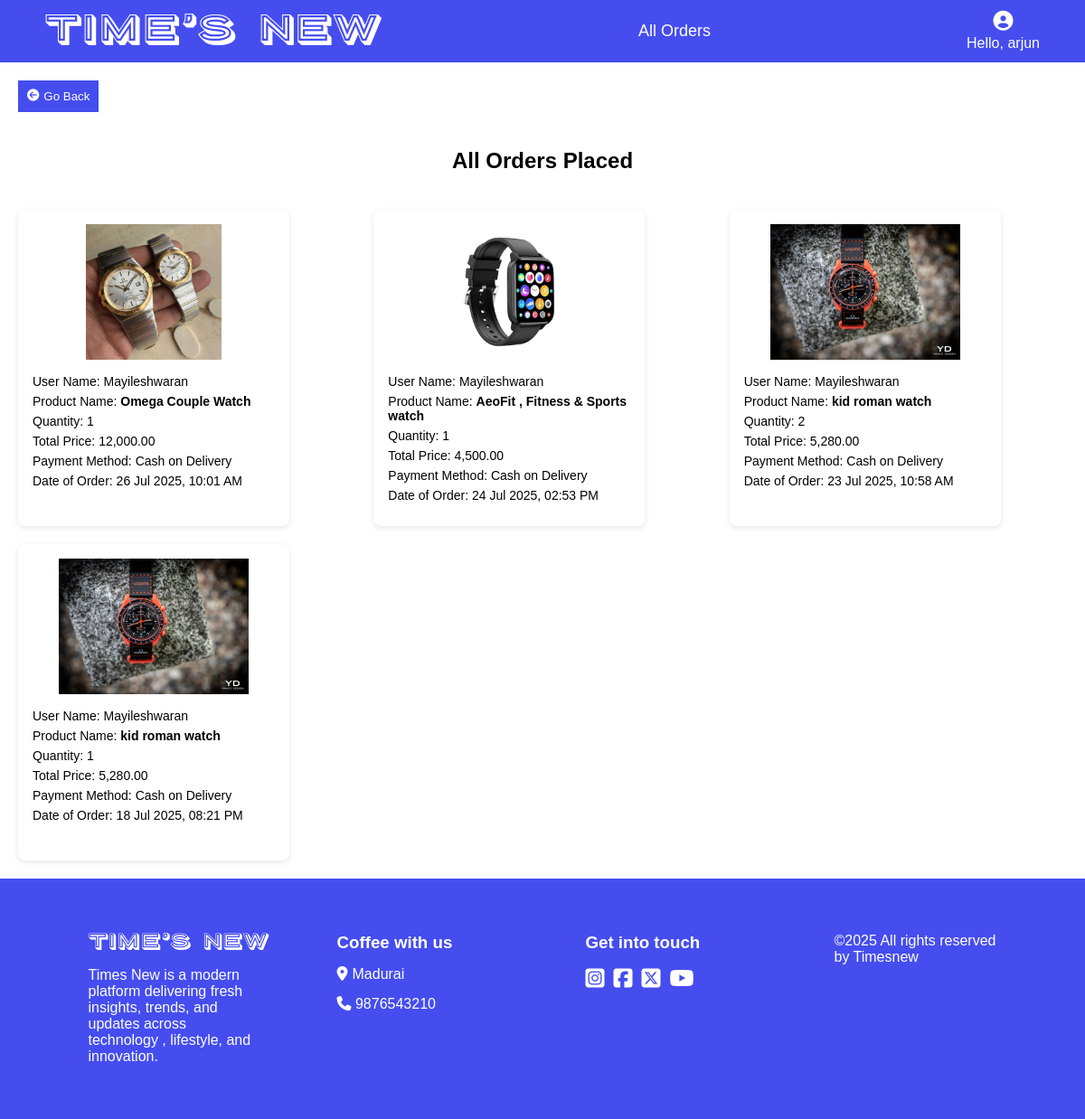
Before: /admin/order-admin.php (signed in) with the older database file.
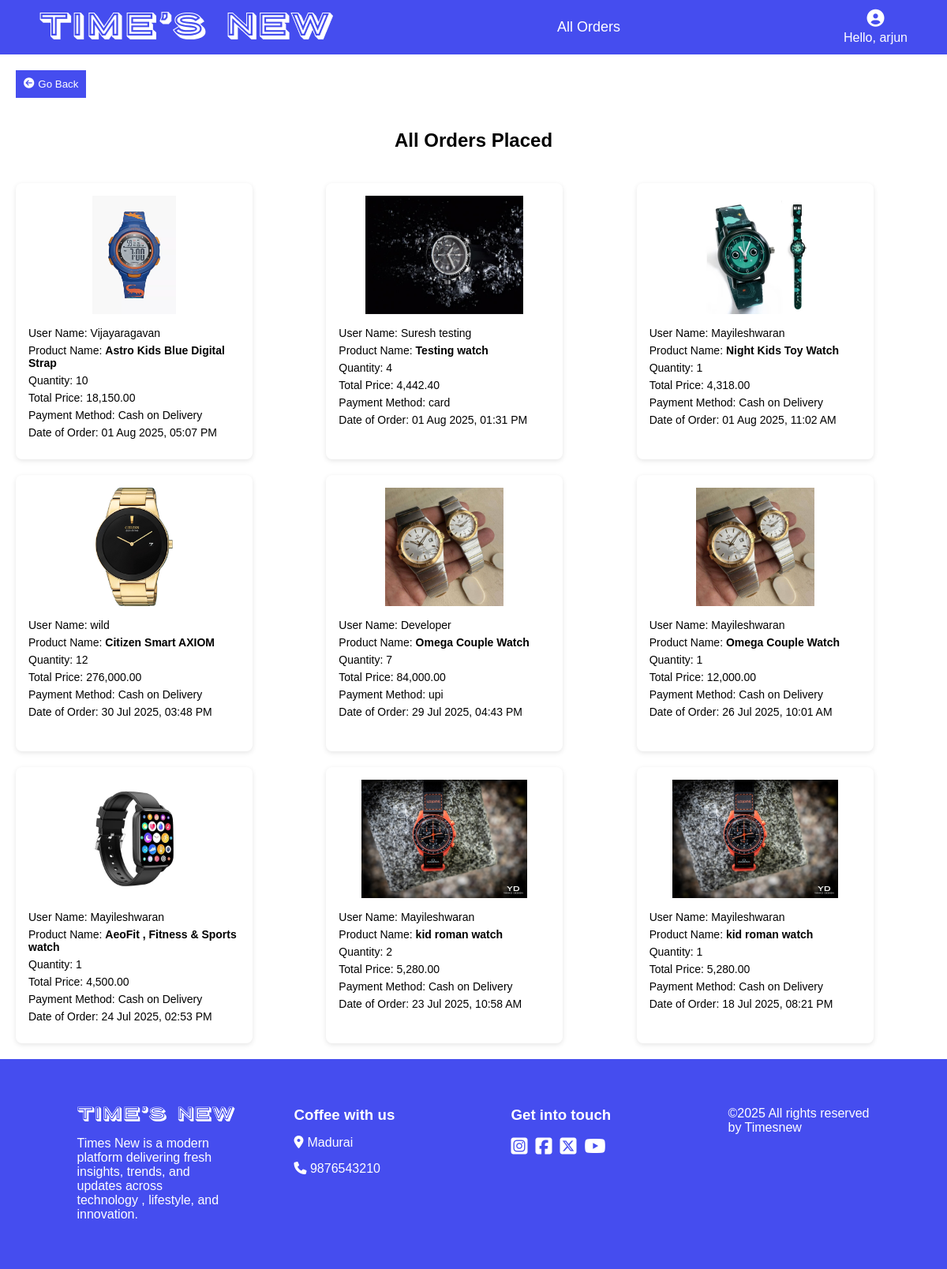
After: the same page with the newer database file.
### tables this page shows
CREATE TABLE `orders` (
  `id` int(11) NOT NULL,
  `product_id` int(11) DEFAULT NULL,
  `quantity` int(11) DEFAULT 1,
  `price` decimal(10,2) DEFAULT NULL,
  `created_at` datetime DEFAULT current_timestamp(),
  `payment_method` varchar(50) DEFAULT NULL,
  `fullname` varchar(100) DEFAULT NULL,
  `address` text DEFAULT NULL,
  `city` varchar(100) DEFAULT NULL,
  `pincode` varchar(10) DEFAULT NULL,
  `phone` varchar(15) DEFAULT NULL,
  `user_id` int(11) DEFAULT NULL
);

CREATE TABLE `products` (
  `id` int(11) NOT NULL,
  `name` varchar(255) NOT NULL,
  `price` decimal(10,2) NOT NULL,
  `discount_percent` int(11) DEFAULT 0,
  `type` varchar(100) DEFAULT NULL,
  `brand` varchar(100) DEFAULT NULL,
  `image_path` varchar(255) DEFAULT NULL,
  `quantity` int(11) NOT NULL DEFAULT 0,
  `status` enum('active','inactive') NOT NULL DEFAULT 'active'
);

### admin/order-admin.php (the view, shortened to what this page needs)
<?php
include('auth.php');
$user_id = $_SESSION['user_id'];
$query = "SELECT name, role FROM users WHERE id = ?";
$stmt = $conn->prepare($query);
$stmt->bind_param("i", $user_id);
$stmt->execute();
$stmt->bind_result($username, $role);
$stmt->fetch();
$is_admin = in_array($role, ['admin', 'superadmin']);
if ($is_admin) {
    $sql = "SELECT
                o.id AS order_id,
                o.product_id,
                o.quantity,
                o.price,
                o.payment_method,
                o.created_at,
                o.user_id,
                p.name AS product_name,
                p.image_path,
                o.fullname AS user_name
            FROM orders o
            JOIN products p ON o.product_id = p.id
            JOIN users u ON o.user_id = u.id
            ORDER BY o.created_at DESC";
    $stmt = $conn->prepare($sql);
}
$stmt->execute();
$result = $stmt->get_result();
?>
<!DOCTYPE html>
<html>
<head>
  <link rel="stylesheet" href="../css/nav.css">
  <link rel="stylesheet" href="../css/order.css">
  <link rel="stylesheet" href="https://cdnjs.cloudflare.com/ajax/libs/font-awesome/6.7.2/css/all.min.css">
</head>
<body>
<div class="navbar">
  <div class="logo">          <a href="./dashboard.php">   <img src="../image/Time’s new.png" alt="" ></a></div>
  <div class="center"><?= $is_admin ? 'All Orders' : 'Your Orders' ?></div>
  <div class="right">
    <i class="fas fa-user-circle profile-icon"></i>
    <p class="text" style="color: white;">Hello, <?= htmlspecialchars($username) ?></p>
  </div>
</div>
<div class="arrow">
  <button onclick="history.back()" class="btn-back"><i class="fa-solid fa-circle-arrow-left"></i> Go Back </button>
</div>
<h2><?= $is_admin ? 'All Orders Placed' : 'Your Orders' ?></h2>
<?php if ($result->num_rows > 0): ?>
  <div class="order-grid">
    <?php while ($row = $result->fetch_assoc()): ?>
      <div class="order-card">
        <img src="../uploads/<?= htmlspecialchars($row['image_path']) ?>" alt="<?= htmlspecialchars($row['product_name']) ?>">
        <div class="order-info">
          <p>User Name: <?= htmlspecialchars($row['user_name']) ?></p>
          <p>Product Name:  <strong><?= htmlspecialchars($row['product_name']) ?></strong></p>
          <p>Quantity: <?= $row['quantity'] ?></p>
          <p>Total Price:  <?= number_format($row['price'], 2) ?></p>
          <p>Payment Method: <?= $row['payment_method'] ?></p>
          <p>Date of Order: <?= date('d M Y, h:i A', strtotime($row['created_at'])) ?></p>
        </div>
      </div>
    <?php endwhile; ?>
  </div>
<?php else: ?>
  <div class="no-orders">No orders found.</div>
<?php endif; ?>
<footer>
    <div class="foot-1">
                     <a href="./dashboard.php">   <img src="../image/Time’s new.png" alt="" width="200px"></a>
             <p>Times New is a modern platform delivering fresh insights, trends, and updates across technology
                , lifestyle, and innovation.</p>
    </div>
    <div class="foot-3">
        <h3>Coffee with us</h3>
         <div class="fr"><i class="fa-solid fa-location-dot"></i> <p>Madurai</p></div>
         <div class="fr"><a href="tel:+91 9876543210" target="_blank"><i class="fa-solid fa-phone"></i> <span> 9876543210</span>
                    </a></div>
    </div>
   <div class="foot-4">
    <h3>Get into touch</h3>
    <div class="foot-4a">
   <a href="https://www.instagram.com/accounts/login/?hl=en" target="_blank"> <i class="fa-brands fa-square-instagram"></i></a>
    <a href="https://www.facebook.com/login/" target="_blank"><i class="fa-brands fa-square-facebook"></i></a>
  <a href="https://x.com/i/flow/login" target="_blank"><i class="fa-brands fa-square-x-twitter"></i></a>
  <a href="https://www.youtube.com/" target="_blank"><i class="fa-brands fa-youtube"></i></a></div></div>
     <div class="foot-2">
          <p>&copy;2025 All rights reserved by Timesnew</p>
    </div>
    </footer>
</body>
</html>

Changed rows visible on the page:
added orders: product.image_path (picture), fullname "Vijayaragavan", product.name "Astro Kids Blue Digital Strap", quantity "10", price "18,150.00", payment_method "Cash on Delivery", created_at "01 Aug 2025, 05:07 PM"
added orders: product.image_path (picture), fullname "Suresh testing", product.name "Testing watch", quantity "4", price "4,442.40", payment_method "card", created_at "01 Aug 2025, 01:31 PM"
added orders: product.image_path (picture), fullname "Mayileshwaran", product.name "Night Kids Toy Watch", quantity "1", price "4,318.00", payment_method "Cash on Delivery", created_at "01 Aug 2025, 11:02 AM"
added orders: product.image_path (picture), fullname "wild", product.name "Citizen Smart AXIOM", quantity "12", price "276,000.00", payment_method "Cash on Delivery", created_at "30 Jul 2025, 03:48 PM"
added orders: product.image_path (picture), fullname "Developer", product.name "Omega Couple Watch", quantity "7", price "84,000.00", payment_method "upi", created_at "29 Jul 2025, 04:43 PM"
